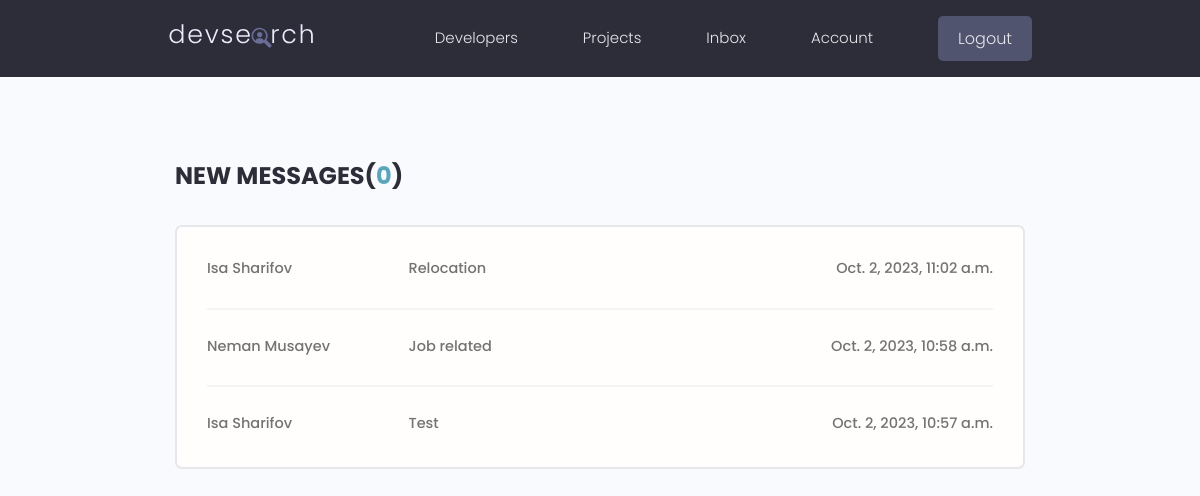
The page /inbox/ (signed in) on the database its author committed.
### users/models.py (models this page shows, shortened)
class Message(models.Model):
    sender = models.ForeignKey(Profile, on_delete=models.SET_NULL, null=True, blank=True)
    recipient = models.ForeignKey(Profile, on_delete=models.SET_NULL, null=True, blank=True, related_name="messages")
    name = models.CharField(max_length=200, null=True, blank=True)
    email = models.EmailField(max_length=200, null=True, blank=True)
    subject = models.CharField(max_length=200, null=True, blank=True)
    body = models.TextField()
    is_read = models.BooleanField(default=False)
    message_read_date = models.DateTimeField(null=True, blank=True)
    created = models.DateTimeField(auto_now_add=True, null=True, blank=True)
    id = models.UUIDField(default=uuid.uuid4, unique=True, primary_key=True, editable=False)
    class Meta:
        ordering = ['is_read', '-created']

### users/views.py (the view)
# urls.py: path('inbox/', views.inbox, name="inbox"),
@login_required(login_url='login')
def inbox(request):
    profile = request.user.profile
    messageRequests = profile.messages.all()
    unreadCount = messageRequests.filter(is_read=False).count()
    context = {'messageRequests':messageRequests, 'unreadCount':unreadCount}
    return render(request, 'users/inbox.html', context=context)

### users/templates/users/inbox.html
{% extends "main.html" %}
{% block content %}
  <main class="inbox my-xl">
    <div class="content-box">
      <h3 class="inbox__title">New Messages(<span>{{unreadCount}}</span>)</h3>
      <ul class="messages">
        {% for message in messageRequests %}
          {% if message.is_read == False %}
            <li class="message message--unread">
          {% else %}
            <li class="message">
          {% endif %}
              <a href="{% url 'message' message.id %}">
                <span class="message__author">{{message.name}}</span>
                <span class="message__subject">{{message.subject}}</span>
                <span class="message__date">{{message.created}}</span>
              </a>
            </li>
        {% endfor %}
      </ul>
    </div>
  </main>
{% endblock content %}

### static/styles/app.css (style rules this page uses)
:root { --color-sub: #2d2d39; }
.content-box { width: 95%; max-width: 85rem; margin: 0 auto; }
.inbox { height: 90vh; }
.inbox__title, .inbox__title span { font-size: 2.4rem; font-weight: 700; color: var(--color-sub); text-transform: uppercase; text-align: left; margin-bottom: 3rem; }
.inbox__title span { color: var(--color-main); }
.messages { list-style: none; background: var(--color-white); padding: 0.5rem 3rem; border: 2px solid var(--color-light); border-radius: 0.7rem; }
.message { padding: 2.5rem 0; }
.message > a span { font-size: 1.45rem; font-weight: 500; }
.message:not(:last-child) { border-bottom: 2px solid var(--color-white-light); }
.message > a { display: flex; gap: 1rem; }
.message__author, .message__date { flex-basis: 25%; }
.message__subject { flex-basis: 50%; }
.message__date { text-align: right; }

### static/uikit/styles/modules/_variables.css (style rules this page uses)
:root { --color-main: #5aa5b9; --color-main-light: #e6faff; --color-sub: #3f4156; --color-sub-light: #51546e; --color-sub-lighter: #ededfd; --color-text: #737373; --color-gray: #8b8b8b; --color-light: #e5e7eb; --color-light-gray: #767676; --color-bg: #f8fafd; --color-white: #fffefd; --color-white-light: #f3f3f3; --color-success: #359e64; --color-success-bg: #def8e8; --color-error: #fc4b0b; --color-error-bg: #fff2ee; --font-base: 'Poppins', arial, helvetica, 'Segoe UI', roboto, ubuntu, sans-serif; --font-monospace: 'Fira Code', 'Courier New', courier, monospace; --font-regular: 300; --font-medium: 500; --font-bold: 700; --generic-shadow: 1px 1px 5px #00000010; --generic-transition: all 0.3s ease-in-out; }

### static/uikit/styles/modules/_base.css (style rules this page uses)
* { margin: 0; padding: 0; box-sizing: border-box; text-rendering: optimizeLegibility; color: inherit; font-size: inherit; }
html { font-size: 50%; }
@media only screen and (min-width: 480px) { html { font-size: 56.25%; } }
@media only screen and (min-width: 1200px) { html { font-size: 62.5%; } }
body { line-height: 1.6; font-weight: 400; font-size: 1.5rem; color: var(--color-text); background-color: var(--color-bg); min-height: 100vh; }

### static/uikit/styles/modules/_typography.css (style rules this page uses)
* { font-family: var(--font-base); }
h3 { font-size: 3.2rem; font-weight: var(--font-medium); }
p, span, strong { font-size: 1.6rem; color: var(--color-text); font-weight: var(--font-regular); }
a { padding-bottom: 2px; text-decoration: none; display: inline-block; color: var(--color-main); font-weight: var(--font-medium); }

### static/uikit/styles/modules/_utilities.css (style rules this page uses)
.my-xl { margin: 8rem auto; }

### rows shown on the page
Message: name "Isa Sharifov", subject "Relocation", created "Oct. 2, 2023, 11:02 a.m."
Message: name "Neman Musayev", subject "Job related", created "Oct. 2, 2023, 10:58 a.m."
Message: name "Isa Sharifov", subject "Test", created "Oct. 2, 2023, 10:57 a.m."

### other values the page prints
{{ unreadCount }} "0"
